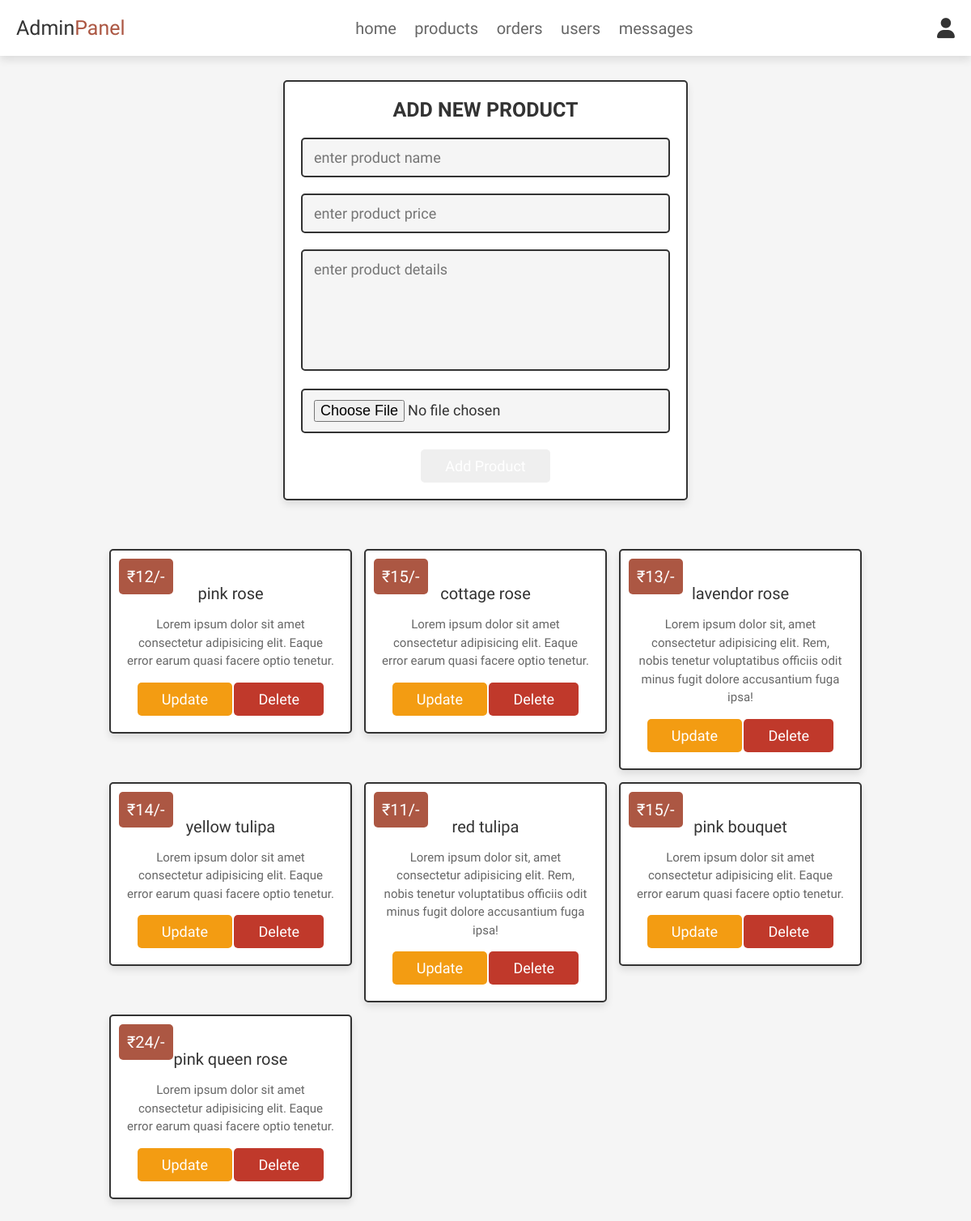
Page /admin_products.php (signed in) on the committed database.
### tables this page shows
CREATE TABLE `products` (
  `id` int NOT NULL,
  `name` varchar(100) NOT NULL,
  `details` varchar(500) NOT NULL,
  `price` int NOT NULL,
  `image` varchar(100) NOT NULL
);

### admin_products.php (the view, shortened to what this page needs)
<?php
@include 'config.php';
?>
<!DOCTYPE html>
<html lang="en">
<head>
   <link rel="stylesheet" href="https://cdnjs.cloudflare.com/ajax/libs/font-awesome/6.0.0/css/all.min.css">
   <link rel="stylesheet" href="css/admin_style.css">
</head>
<body>
<?php @include 'admin_header.php'; ?>
<section class="add-products">
   <form action="" method="POST" enctype="multipart/form-data">
      <h3>add new product</h3>
      <input type="text" class="box" required placeholder="enter product name" name="name">
      <input type="number" min="0" class="box" required placeholder="enter product price" name="price">
      <textarea name="details" class="box" required placeholder="enter product details" cols="30" rows="10"></textarea>
      <input type="file" accept="image/jpg, image/jpeg, image/png" required class="box" name="image">
      <input type="submit" value="add product" name="add_product" class="btn">
   </form>
</section>
<section class="show-products">
   <div class="box-container">
      <?php
         $select_products = mysqli_query($conn, "SELECT * FROM `products`") or die('query failed');
         if(mysqli_num_rows($select_products) > 0){
            while($fetch_products = mysqli_fetch_assoc($select_products)){
      ?>
      <div class="box">
         <div class="price">₹<?php echo $fetch_products['price']; ?>/-</div>
         <div class="name"><?php echo $fetch_products['name']; ?></div>
         <div class="details"><?php echo $fetch_products['details']; ?></div>
         <a href="admin_update_product.php?update=<?php echo $fetch_products['id']; ?>" class="option-btn">update</a>
         <a href="admin_products.php?delete=<?php echo $fetch_products['id']; ?>" class="delete-btn" onclick="return confirm('delete this product?');">delete</a>
      </div>
      <?php
         }
      }else{
         echo '<p class="empty">no products added yet!</p>';
      }
      ?>
   </div>
</section>
</body>
</html>

### css/admin_style.css (style rules this page uses)
:root { --brown:#AC5743; --red:#c0392b; --orange:#f39c12; --black:#333; --white:#fff; --light-color:#666; --light-white:#ccc; --light-bg:#f5f5f5; --border:.2rem solid var(--black); --box-shadow:0 .5rem 1rem rgba(0,0,0,.1); }
* { font-family: 'Quicksand', sans-serif; margin:0; padding:0; box-sizing: border-box; outline: none; border:none; text-decoration: none; transition:all .2s linear; }
html { font-size: 62.5%; overflow-x: hidden; scroll-behavior: smooth; scroll-padding-top: 6.5rem; }
body { background: var(--light-bg); }
section { padding:3rem 2rem; }
.btn, .delete-btn, .option-btn { display: inline-block; border-radius: .5rem; margin-top: 1rem; font-size: 1.8rem; color:var(--white); cursor: pointer; padding:1rem 3rem; text-transform: capitalize; }
.btn { background-color: varbrownblue); }
.delete-btn { background-color: var(--red); }
.option-btn { background-color: var(--orange); }
.add-products form { max-width: 50rem; border-radius: .5rem; background-color: var(--white); border:var(--border); padding:2rem; text-align: center; margin:0 auto; box-shadow: var(--box-shadow); }
.add-products form h3 { font-size: 2.5rem; text-transform: uppercase; color:var(--black); margin-bottom: 1rem; }
.add-products form .box { width: 100%; margin:1rem 0; font-size: 1.8rem; color:var(--black); border-radius: .5rem; background-color: var(--light-bg); padding:1.2rem 1.4rem; border:var(--border); }
.add-products form textarea { height: 15rem; resize: none; }
.show-products .box-container { display: grid; grid-template-columns: repeat(auto-fit, 30rem); gap:1.5rem; align-items: flex-start; max-width: 1200px; margin: 0 auto; justify-content: center; }
.show-products .box-container .box { text-align: center; padding:2rem; border:var(--border); background-color: var(--white); box-shadow: var(--box-shadow); border-radius: .5rem; position: relative; }
.show-products .box-container .box .price { background-color: var(--brown); position: absolute; top:1rem; left:1rem; border-radius: .5rem; color:var(--white); padding:1rem; font-size: 2rem; }
.show-products .box-container .box .name { margin:1rem 0; font-size: 2rem; color:var(--black); }
.show-products .box-container .box .details { line-height: 1.5; color:var(--light-color); font-size: 1.5rem; padding:.5rem 0; }

### rows in the picture
products: price "12", name "pink rose", details "Lorem ipsum dolor sit amet consectetur adipisicing elit. Eaque error earum quasi facere optio tenetur."
products: price "15", name "cottage rose", details "Lorem ipsum dolor sit amet consectetur adipisicing elit. Eaque error earum quasi facere optio tenetur."
products: price "13", name "lavendor rose", details "Lorem ipsum dolor sit, amet consectetur adipisicing elit. Rem, nobis tenetur voluptatibus officiis odit minus fugit dolore accusantium fuga ipsa!"
products: price "14", name "yellow tulipa", details "Lorem ipsum dolor sit amet consectetur adipisicing elit. Eaque error earum quasi facere optio tenetur."
products: price "11", name "red tulipa", details "Lorem ipsum dolor sit, amet consectetur adipisicing elit. Rem, nobis tenetur voluptatibus officiis odit minus fugit dolore accusantium fuga ipsa!"
products: price "15", name "pink bouquet", details "Lorem ipsum dolor sit amet consectetur adipisicing elit. Eaque error earum quasi facere optio tenetur."
products: price "24", name "pink queen rose", details "Lorem ipsum dolor sit amet consectetur adipisicing elit. Eaque error earum quasi facere optio tenetur."
